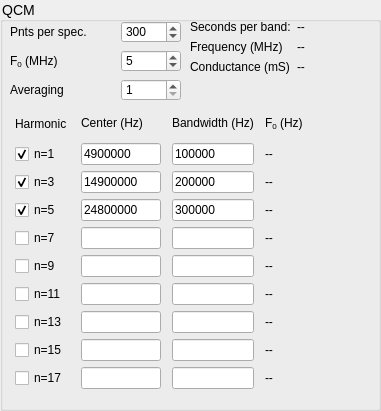
   <widget class="QGroupBox" name="qcm_box">
    <property name="enabled">
     <bool>true</bool>
    </property>
    <property name="geometry">
     <rect>
      <x>530</x>
      <y>10</y>
      <width>381</width>
      <height>411</height>
     </rect>
    </property>
    <property name="styleSheet">
     <string notr="true">QGroupBox#qcm_box{
border: 1px solid gray;
border-radius: 0px;
margin-top: 0.5em;
}

QGroupBox{
font-size: 14px;
font-family: 'Arial';
}

QGroupBox#qcm_box::title{
subcontrol-origin: margin;
left: 10px;
padding: 0 3px 0 3px;
}</string>
    </property>
    <property name="title">
     <string>QCM</string>
    </property>
    <widget class="QWidget" name="gridLayoutWidget_4">
     <property name="geometry">
      <rect>
       <x>10</x>
       <y>110</y>
       <width>343</width>
       <height>279</height>
      </rect>
     </property>
     <layout class="QGridLayout" name="qcm_n_grid">
      <item row="2" column="1">
       <widget class="QLineEdit" name="bc_n3">
        <property name="sizePolicy">
         <sizepolicy hsizetype="MinimumExpanding" vsizetype="Fixed">
          <horstretch>0</horstretch>
          <verstretch>0</verstretch>
         </sizepolicy>
        </property>
        <property name="maximumSize">
         <size>
          <width>80</width>
          <height>16777215</height>
         </size>
        </property>
        <property name="text">
         <string>14900000</string>
        </property>
        <property name="placeholderText">
         <string/>
        </property>
       </widget>
      </item>
      <item row="8" column="1">
       <widget class="QLineEdit" name="bc_n15">
        <property name="sizePolicy">
         <sizepolicy hsizetype="MinimumExpanding" vsizetype="Fixed">
          <horstretch>0</horstretch>
          <verstretch>0</verstretch>
         </sizepolicy>
        </property>
        <property name="maximumSize">
         <size>
          <width>80</width>
          <height>16777215</height>
         </size>
        </property>
       </widget>
      </item>
      <item row="9" column="1">
       <widget class="QLineEdit" name="bc_n17">
        <property name="sizePolicy">
         <sizepolicy hsizetype="MinimumExpanding" vsizetype="Fixed">
          <horstretch>0</horstretch>
          <verstretch>0</verstretch>
         </sizepolicy>
        </property>
        <property name="maximumSize">
         <size>
          <width>80</width>
          <height>16777215</height>
         </size>
        </property>
       </widget>
      </item>
      <item row="6" column="0">
       <widget class="QCheckBox" name="n11_on">
        <property name="sizePolicy">
         <sizepolicy hsizetype="Fixed" vsizetype="Fixed">
          <horstretch>0</horstretch>
          <verstretch>0</verstretch>
         </sizepolicy>
        </property>
        <property name="maximumSize">
         <size>
          <width>55</width>
          <height>16777215</height>
         </size>
        </property>
        <property name="text">
         <string>n=11</string>
        </property>
       </widget>
      </item>
      <item row="7" column="1">
       <widget class="QLineEdit" name="bc_n13">
        <property name="sizePolicy">
         <sizepolicy hsizetype="MinimumExpanding" vsizetype="Fixed">
          <horstretch>0</horstretch>
          <verstretch>0</verstretch>
         </sizepolicy>
        </property>
        <property name="maximumSize">
         <size>
          <width>80</width>
          <height>16777215</height>
         </size>
        </property>
       </widget>
      </item>
      <item row="6" column="1">
       <widget class="QLineEdit" name="bc_n11">
        <property name="sizePolicy">
         <sizepolicy hsizetype="MinimumExpanding" vsizetype="Fixed">
          <horstretch>0</horstretch>
          <verstretch>0</verstretch>
         </sizepolicy>
        </property>
        <property name="maximumSize">
         <size>
          <width>80</width>
          <height>16777215</height>
         </size>
        </property>
       </widget>
      </item>
      <item row="1" column="3">
       <widget class="QLabel" name="realf0_n1">
        <property name="sizePolicy">
         <sizepolicy hsizetype="Fixed" vsizetype="Minimum">
          <horstretch>0</horstretch>
          <verstretch>0</verstretch>
         </sizepolicy>
        </property>
        <property name="minimumSize">
         <size>
          <width>80</width>
          <height>0</height>
         </size>
        </property>
        <property name="text">
         <string>--</string>
        </property>
       </widget>
      </item>
      <item row="7" column="0">
       <widget class="QCheckBox" name="n13_on">
        <property name="sizePolicy">
         <sizepolicy hsizetype="Fixed" vsizetype="Fixed">
          <horstretch>0</horstretch>
          <verstretch>0</verstretch>
         </sizepolicy>
        </property>
        <property name="maximumSize">
         <size>
          <width>55</width>
          <height>16777215</height>
         </size>
        </property>
        <property name="text">
         <string>n=13</string>
        </property>
       </widget>
      </item>
      <item row="9" column="0">
       <widget class="QCheckBox" name="n17_on">
        <property name="sizePolicy">
         <sizepolicy hsizetype="Fixed" vsizetype="Fixed">
          <horstretch>0</horstretch>
          <verstretch>0</verstretch>
         </sizepolicy>
        </property>
        <property name="maximumSize">
         <size>
          <width>55</width>
          <height>16777215</height>
         </size>
        </property>
        <property name="text">
         <string>n=17</string>
        </property>
       </widget>
      </item>
      <item row="8" column="0">
       <widget class="QCheckBox" name="n15_on">
        <property name="sizePolicy">
         <sizepolicy hsizetype="Fixed" vsizetype="Fixed">
          <horstretch>0</horstretch>
          <verstretch>0</verstretch>
         </sizepolicy>
        </property>
        <property name="maximumSize">
         <size>
          <width>55</width>
          <height>16777215</height>
         </size>
        </property>
        <property name="text">
         <string>n=15</string>
        </property>
       </widget>
      </item>
      <item row="0" column="2">
       <widget class="QLabel" name="bandwidth_label">
        <property name="sizePolicy">
         <sizepolicy hsizetype="Maximum" vsizetype="Preferred">
          <horstretch>0</horstretch>
          <verstretch>0</verstretch>
         </sizepolicy>
        </property>
        <property name="text">
         <string>&lt;html&gt;&lt;head/&gt;&lt;body&gt;&lt;p&gt;Bandwidth (Hz)&lt;/p&gt;&lt;/body&gt;&lt;/html&gt;</string>
        </property>
       </widget>
      </item>
      <item row="3" column="1">
       <widget class="QLineEdit" name="bc_n5">
        <property name="sizePolicy">
         <sizepolicy hsizetype="MinimumExpanding" vsizetype="Fixed">
          <horstretch>0</horstretch>
          <verstretch>0</verstretch>
         </sizepolicy>
        </property>
        <property name="maximumSize">
         <size>
          <width>80</width>
          <height>16777215</height>
         </size>
        </property>
        <property name="text">
         <string>24800000</string>
        </property>
        <property name="placeholderText">
         <string/>
        </property>
       </widget>
      </item>
      <item row="3" column="0">
       <widget class="QCheckBox" name="n5_on">
        <property name="sizePolicy">
         <sizepolicy hsizetype="Fixed" vsizetype="Fixed">
          <horstretch>0</horstretch>
          <verstretch>0</verstretch>
         </sizepolicy>
        </property>
        <property name="maximumSize">
         <size>
          <width>55</width>
          <height>16777215</height>
         </size>
        </property>
        <property name="text">
         <string>n=5</string>
        </property>
        <property name="checked">
         <bool>true</bool>
        </property>
       </widget>
      </item>
      <item row="1" column="2">
       <widget class="QLineEdit" name="bw_n1">
        <property name="sizePolicy">
         <sizepolicy hsizetype="Ignored" vsizetype="Fixed">
          <horstretch>0</horstretch>
          <verstretch>0</verstretch>
         </sizepolicy>
        </property>
        <property name="text">
         <string>100000</string>
        </property>
        <property name="placeholderText">
         <string/>
        </property>
       </widget>
      </item>
      <item row="0" column="3">
       <widget class="QLabel" name="measured_f0_label">
        <property name="sizePolicy">
         <sizepolicy hsizetype="Fixed" vsizetype="Preferred">
          <horstretch>0</horstretch>
          <verstretch>0</verstretch>
         </sizepolicy>
        </property>
        <property name="minimumSize">
         <size>
          <width>80</width>
          <height>0</height>
         </size>
        </property>
        <property name="text">
         <string>&lt;html&gt;&lt;head/&gt;&lt;body&gt;&lt;p&gt;F&lt;span style=&quot; vertical-align:sub;&quot;&gt;0&lt;/span&gt; (Hz)&lt;/p&gt;&lt;/body&gt;&lt;/html&gt;</string>
        </property>
       </widget>
      </item>
      <item row="0" column="0">
       <widget class="QLabel" name="harmonics_label">
        <property name="sizePolicy">
         <sizepolicy hsizetype="Fixed" vsizetype="Preferred">
          <horstretch>0</horstretch>
          <verstretch>0</verstretch>
         </sizepolicy>
        </property>
        <property name="maximumSize">
         <size>
          <width>55</width>
          <height>16777215</height>
         </size>
        </property>
        <property name="text">
         <string>Harmonic</string>
        </property>
       </widget>
      </item>
      <item row="3" column="3">
       <widget class="QLabel" name="realf0_n5">
        <property name="sizePolicy">
         <sizepolicy hsizetype="Fixed" vsizetype="Minimum">
          <horstretch>0</horstretch>
          <verstretch>0</verstretch>
         </sizepolicy>
        </property>
        <property name="minimumSize">
         <size>
          <width>80</width>
          <height>0</height>
         </size>
        </property>
        <property name="text">
         <string>--</string>
        </property>
       </widget>
      </item>
      <item row="6" column="3">
       <widget class="QLabel" name="realf0_n11">
        <property name="sizePolicy">
         <sizepolicy hsizetype="Fixed" vsizetype="Preferred">
          <horstretch>0</horstretch>
          <verstretch>0</verstretch>
         </sizepolicy>
        </property>
        <property name="minimumSize">
         <size>
          <width>80</width>
          <height>0</height>
         </size>
        </property>
        <property name="text">
         <string>--</string>
        </property>
       </widget>
      </item>
      <item row="4" column="1">
       <widget class="QLineEdit" name="bc_n7">
        <property name="sizePolicy">
         <sizepolicy hsizetype="MinimumExpanding" vsizetype="Fixed">
          <horstretch>0</horstretch>
          <verstretch>0</verstretch>
         </sizepolicy>
        </property>
        <property name="maximumSize">
         <size>
          <width>80</width>
          <height>16777215</height>
         </size>
        </property>
        <property name="placeholderText">
         <string/>
        </property>
       </widget>
      </item>
      <item row="9" column="3">
       <widget class="QLabel" name="realf0_n17">
        <property name="sizePolicy">
         <sizepolicy hsizetype="Fixed" vsizetype="Preferred">
          <horstretch>0</horstretch>
          <verstretch>0</verstretch>
         </sizepolicy>
        </property>
        <property name="minimumSize">
         <size>
          <width>80</width>
          <height>0</height>
         </size>
        </property>
        <property name="text">
         <string>--</string>
        </property>
       </widget>
      </item>
      <item row="4" column="3">
       <widget class="QLabel" name="realf0_n7">
        <property name="sizePolicy">
         <sizepolicy hsizetype="Fixed" vsizetype="Preferred">
          <horstretch>0</horstretch>
          <verstretch>0</verstretch>
         </sizepolicy>
        </property>
        <property name="minimumSize">
         <size>
          <width>80</width>
          <height>0</height>
         </size>
        </property>
        <property name="text">
         <string>--</string>
        </property>
       </widget>
      </item>
      <item row="8" column="3">
       <widget class="QLabel" name="realf0_n15">
        <property name="sizePolicy">
         <sizepolicy hsizetype="Fixed" vsizetype="Preferred">
          <horstretch>0</horstretch>
          <verstretch>0</verstretch>
         </sizepolicy>
        </property>
        <property name="minimumSize">
         <size>
          <width>80</width>
          <height>0</height>
         </size>
        </property>
        <property name="text">
         <string>--</string>
        </property>
       </widget>
      </item>
      <item row="5" column="0">
       <widget class="QCheckBox" name="n9_on">
        <property name="sizePolicy">
         <sizepolicy hsizetype="Fixed" vsizetype="Fixed">
          <horstretch>0</horstretch>
          <verstretch>0</verstretch>
         </sizepolicy>
        </property>
        <property name="maximumSize">
         <size>
          <width>55</width>
          <height>16777215</height>
         </size>
        </property>
        <property name="text">
         <string>n=9</string>
        </property>
       </widget>
      </item>
      <item row="5" column="3">
       <widget class="QLabel" name="realf0_n9">
        <property name="sizePolicy">
         <sizepolicy hsizetype="Fixed" vsizetype="Preferred">
          <horstretch>0</horstretch>
          <verstretch>0</verstretch>
         </sizepolicy>
        </property>
        <property name="minimumSize">
         <size>
          <width>80</width>
          <height>0</height>
         </size>
        </property>
        <property name="text">
         <string>--</string>
        </property>
       </widget>
      </item>
      <item row="2" column="0">
       <widget class="QCheckBox" name="n3_on">
        <property name="sizePolicy">
         <sizepolicy hsizetype="Fixed" vsizetype="Fixed">
          <horstretch>0</horstretch>
          <verstretch>0</verstretch>
         </sizepolicy>
        </property>
        <property name="maximumSize">
         <size>
          <width>55</width>
          <height>16777215</height>
         </size>
        </property>
        <property name="text">
         <string>n=3</string>
        </property>
        <property name="checked">
         <bool>true</bool>
        </property>
        <property name="tristate">
         <bool>false</bool>
        </property>
       </widget>
      </item>
      <item row="1" column="1">
       <widget class="QLineEdit" name="bc_n1">
        <property name="sizePolicy">
         <sizepolicy hsizetype="MinimumExpanding" vsizetype="Fixed">
          <horstretch>0</horstretch>
          <verstretch>0</verstretch>
         </sizepolicy>
        </property>
        <property name="maximumSize">
         <size>
          <width>80</width>
          <height>16777215</height>
         </size>
        </property>
        <property name="text">
         <string>4900000</string>
        </property>
        <property name="placeholderText">
         <string/>
        </property>
       </widget>
      </item>
      <item row="1" column="0">
       <widget class="QCheckBox" name="n1_on">
        <property name="sizePolicy">
         <sizepolicy hsizetype="Fixed" vsizetype="Fixed">
          <horstretch>0</horstretch>
          <verstretch>0</verstretch>
         </sizepolicy>
        </property>
        <property name="maximumSize">
         <size>
          <width>55</width>
          <height>16777215</height>
         </size>
        </property>
        <property name="text">
         <string>n=1</string>
        </property>
        <property name="checked">
         <bool>true</bool>
        </property>
        <property name="tristate">
         <bool>false</bool>
        </property>
       </widget>
      </item>
      <item row="7" column="3">
       <widget class="QLabel" name="realf0_n13">
        <property name="sizePolicy">
         <sizepolicy hsizetype="Fixed" vsizetype="Preferred">
          <horstretch>0</horstretch>
          <verstretch>0</verstretch>
         </sizepolicy>
        </property>
        <property name="minimumSize">
         <size>
          <width>80</width>
          <height>0</height>
         </size>
        </property>
        <property name="text">
         <string>--</string>
        </property>
       </widget>
      </item>
      <item row="2" column="3">
       <widget class="QLabel" name="realf0_n3">
        <property name="sizePolicy">
         <sizepolicy hsizetype="Fixed" vsizetype="Minimum">
          <horstretch>0</horstretch>
          <verstretch>0</verstretch>
         </sizepolicy>
        </property>
        <property name="minimumSize">
         <size>
          <width>80</width>
          <height>0</height>
         </size>
        </property>
        <property name="text">
         <string>--</string>
        </property>
       </widget>
      </item>
      <item row="5" column="1">
       <widget class="QLineEdit" name="bc_n9">
        <property name="sizePolicy">
         <sizepolicy hsizetype="MinimumExpanding" vsizetype="Fixed">
          <horstretch>0</horstretch>
          <verstretch>0</verstretch>
         </sizepolicy>
        </property>
        <property name="maximumSize">
         <size>
          <width>80</width>
          <height>16777215</height>
         </size>
        </property>
       </widget>
      </item>
      <item row="4" column="0">
       <widget class="QCheckBox" name="n7_on">
        <property name="sizePolicy">
         <sizepolicy hsizetype="Fixed" vsizetype="Fixed">
          <horstretch>0</horstretch>
          <verstretch>0</verstretch>
         </sizepolicy>
        </property>
        <property name="maximumSize">
         <size>
          <width>55</width>
          <height>16777215</height>
         </size>
        </property>
        <property name="text">
         <string>n=7</string>
        </property>
        <property name="checked">
         <bool>false</bool>
        </property>
       </widget>
      </item>
      <item row="3" column="2">
       <widget class="QLineEdit" name="bw_n5">
        <property name="sizePolicy">
         <sizepolicy hsizetype="Ignored" vsizetype="Fixed">
          <horstretch>0</horstretch>
          <verstretch>0</verstretch>
         </sizepolicy>
        </property>
        <property name="text">
         <string>300000</string>
        </property>
        <property name="placeholderText">
         <string/>
        </property>
       </widget>
      </item>
      <item row="4" column="2">
       <widget class="QLineEdit" name="bw_n7">
        <property name="sizePolicy">
         <sizepolicy hsizetype="Ignored" vsizetype="Fixed">
          <horstretch>0</horstretch>
          <verstretch>0</verstretch>
         </sizepolicy>
        </property>
        <property name="placeholderText">
         <string/>
        </property>
       </widget>
      </item>
      <item row="0" column="1">
       <widget class="QLabel" name="harmonics_label_2">
        <property name="sizePolicy">
         <sizepolicy hsizetype="MinimumExpanding" vsizetype="Preferred">
          <horstretch>0</horstretch>
          <verstretch>0</verstretch>
         </sizepolicy>
        </property>
        <property name="maximumSize">
         <size>
          <width>80</width>
          <height>16777215</height>
         </size>
        </property>
        <property name="text">
         <string>&lt;html&gt;&lt;head/&gt;&lt;body&gt;&lt;p&gt;Center (Hz)&lt;/p&gt;&lt;/body&gt;&lt;/html&gt;</string>
        </property>
       </widget>
      </item>
      <item row="2" column="2">
       <widget class="QLineEdit" name="bw_n3">
        <property name="sizePolicy">
         <sizepolicy hsizetype="Ignored" vsizetype="Fixed">
          <horstretch>0</horstretch>
          <verstretch>0</verstretch>
         </sizepolicy>
        </property>
        <property name="text">
         <string>200000</string>
        </property>
        <property name="placeholderText">
         <string/>
        </property>
       </widget>
      </item>
      <item row="5" column="2">
       <widget class="QLineEdit" name="bw_n9">
        <property name="sizePolicy">
         <sizepolicy hsizetype="Ignored" vsizetype="Fixed">
          <horstretch>0</horstretch>
          <verstretch>0</verstretch>
         </sizepolicy>
        </property>
        <property name="placeholderText">
         <string/>
        </property>
       </widget>
      </item>
      <item row="6" column="2">
       <widget class="QLineEdit" name="bw_n11">
        <property name="sizePolicy">
         <sizepolicy hsizetype="Ignored" vsizetype="Fixed">
          <horstretch>0</horstretch>
          <verstretch>0</verstretch>
         </sizepolicy>
        </property>
        <property name="placeholderText">
         <string/>
        </property>
       </widget>
      </item>
      <item row="7" column="2">
       <widget class="QLineEdit" name="bw_n13">
        <property name="sizePolicy">
         <sizepolicy hsizetype="Ignored" vsizetype="Fixed">
          <horstretch>0</horstretch>
          <verstretch>0</verstretch>
         </sizepolicy>
        </property>
        <property name="placeholderText">
         <string/>
        </property>
       </widget>
      </item>
      <item row="8" column="2">
       <widget class="QLineEdit" name="bw_n15">
        <property name="sizePolicy">
         <sizepolicy hsizetype="Ignored" vsizetype="Fixed">
          <horstretch>0</horstretch>
          <verstretch>0</verstretch>
         </sizepolicy>
        </property>
        <property name="placeholderText">
         <string/>
        </property>
       </widget>
      </item>
      <item row="9" column="2">
       <widget class="QLineEdit" name="bw_n17">
        <property name="sizePolicy">
         <sizepolicy hsizetype="Ignored" vsizetype="Fixed">
          <horstretch>0</horstretch>
          <verstretch>0</verstretch>
         </sizepolicy>
        </property>
        <property name="placeholderText">
         <string/>
        </property>
       </widget>
      </item>
     </layout>
    </widget>
    <widget class="QWidget" name="gridLayoutWidget_5">
     <property name="geometry">
      <rect>
       <x>10</x>
       <y>20</y>
       <width>171</width>
       <height>82</height>
      </rect>
     </property>
     <layout class="QGridLayout" name="qcm_settings_grid">
      <item row="1" column="1">
       <widget class="QSpinBox" name="set_f0">
        <property name="maximumSize">
         <size>
          <width>60</width>
          <height>16777215</height>
         </size>
        </property>
        <property name="minimum">
         <number>4</number>
        </property>
        <property name="maximum">
         <number>12</number>
        </property>
        <property name="singleStep">
         <number>1</number>
        </property>
        <property name="value">
         <number>5</number>
        </property>
       </widget>
      </item>
      <item row="2" column="1">
       <widget class="QSpinBox" name="set_qcm_averaging">
        <property name="maximumSize">
         <size>
          <width>60</width>
          <height>16777215</height>
         </size>
        </property>
        <property name="minimum">
         <number>1</number>
        </property>
        <property name="maximum">
         <number>32</number>
        </property>
        <property name="value">
         <number>1</number>
        </property>
       </widget>
      </item>
      <item row="0" column="1">
       <widget class="QSpinBox" name="set_band_points">
        <property name="maximumSize">
         <size>
          <width>60</width>
          <height>16777215</height>
         </size>
        </property>
        <property name="maximum">
         <number>10000</number>
        </property>
        <property name="singleStep">
         <number>100</number>
        </property>
        <property name="value">
         <number>300</number>
        </property>
       </widget>
      </item>
      <item row="0" column="0">
       <widget class="QLabel" name="qcm_points_label">
        <property name="text">
         <string>Pnts per spec.</string>
        </property>
       </widget>
      </item>
      <item row="2" column="0">
       <widget class="QLabel" name="averaging_label">
        <property name="text">
         <string>Averaging</string>
        </property>
       </widget>
      </item>
      <item row="1" column="0">
       <widget class="QLabel" name="qcm_f0_label">
        <property name="text">
         <string>&lt;html&gt;&lt;head/&gt;&lt;body&gt;&lt;p&gt;F&lt;span style=&quot; vertical-align:sub;&quot;&gt;0&lt;/span&gt; (MHz)&lt;/p&gt;&lt;/body&gt;&lt;/html&gt;</string>
        </property>
        <property name="textFormat">
         <enum>Qt::RichText</enum>
        </property>
       </widget>
      </item>
     </layout>
    </widget>
    <widget class="QWidget" name="formLayoutWidget_4">
     <property name="geometry">
      <rect>
       <x>190</x>
       <y>20</y>
       <width>181</width>
       <height>71</height>
      </rect>
     </property>
     <layout class="QFormLayout" name="formLayout">
      <item row="0" column="0">
       <widget class="QLabel" name="sec_per_band_label">
        <property name="text">
         <string>Seconds per band:</string>
        </property>
       </widget>
      </item>
      <item row="1" column="0">
       <widget class="QLabel" name="label">
        <property name="text">
         <string>Frequency (MHz)</string>
        </property>
       </widget>
      </item>
      <item row="1" column="1">
       <widget class="QLabel" name="actual_frequency">
        <property name="text">
         <string>--</string>
        </property>
       </widget>
      </item>
      <item row="2" column="0">
       <widget class="QLabel" name="label_2">
        <property name="text">
         <string>Conductance (mS)</string>
        </property>
       </widget>
      </item>
      <item row="2" column="1">
       <widget class="QLabel" name="actual_conductance">
        <property name="text">
         <string>--</string>
        </property>
       </widget>
      </item>
      <item row="0" column="1">
       <widget class="QLabel" name="sec_per_band">
        <property name="text">
         <string>--</string>
        </property>
       </widget>
      </item>
     </layout>
    </widget>
   </widget>
